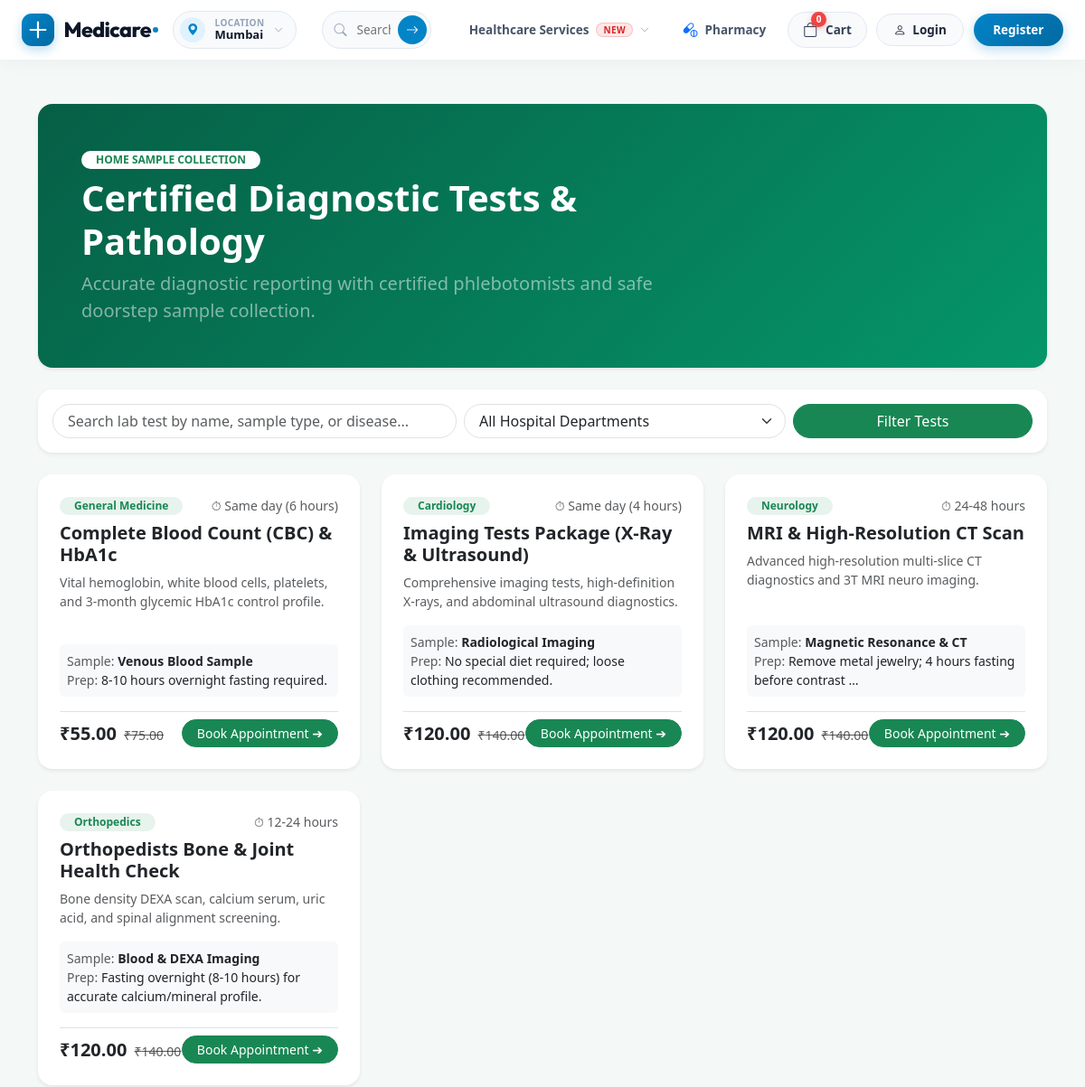
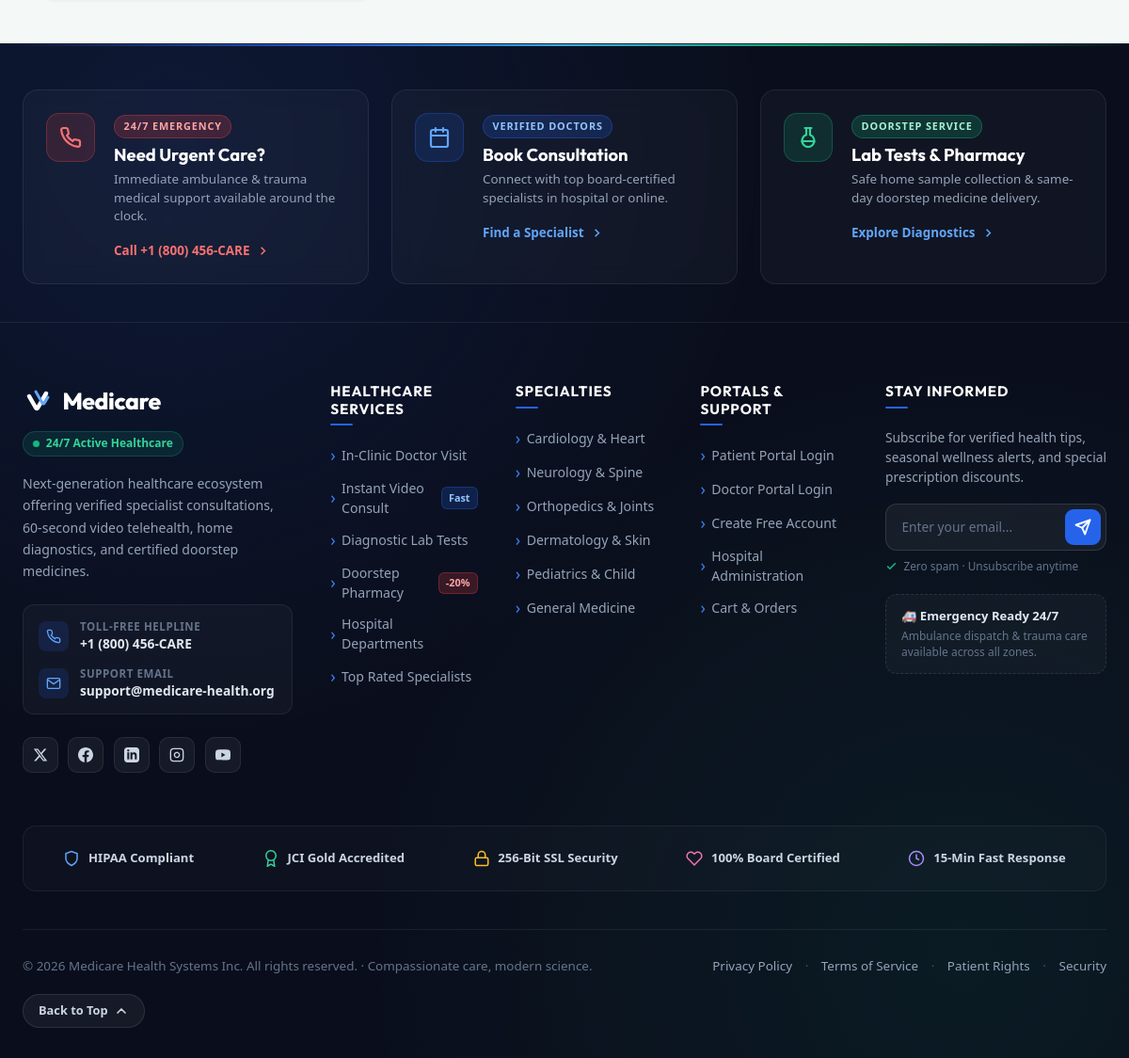
The app's page /departments/labs/ with its own data (2 pictures, top to bottom).
### departments/models.py (models this page shows, shortened)
class LabTest(models.Model):
    name = models.CharField(max_length=150, unique=True)
    department = models.ForeignKey(Department, on_delete=models.SET_NULL, null=True, blank=True, related_name='lab_tests')
    description = models.TextField(blank=True)
    price = models.DecimalField(max_digits=8, decimal_places=2)
    discount_price = models.DecimalField(max_digits=8, decimal_places=2, null=True, blank=True)
    preparation_instructions = models.TextField(blank=True, help_text="e.g. 10-12 hours fasting required")
    duration = models.CharField(max_length=100, default='24-48 hours', help_text="Report turnaround time")
    sample_type = models.CharField(max_length=100, default='Blood / Urine', help_text="e.g. Blood, Urine, Imaging")
    image = models.ImageField(upload_to='lab_tests/', null=True, blank=True)
    is_active = models.BooleanField(default=True)
    created_at = models.DateTimeField(auto_now_add=True)
    class Meta:
        ordering = ['name']
    def effective_price(self):
        if self.discount_price and self.discount_price > 0 and self.discount_price < self.price:
            return self.discount_price
        return self.price

class Department(models.Model):
    name = models.CharField(max_length=100, unique=True)
    description = models.TextField(blank=True)
    icon = models.CharField(max_length=50, blank=True, help_text="Emoji or short icon label, e.g. 'heart'")
    is_active = models.BooleanField(default=True)
    class Meta:
        ordering = ['name']

### departments/views.py (the view)
# urls.py: path('labs/', views.lab_test_list, name='lab_test_list'),
def lab_test_list(request):
    tests = LabTest.objects.filter(is_active=True).select_related('department')
    query = request.GET.get('q', '').strip()
    dept_id = request.GET.get('department', '').strip()
    sample_filter = request.GET.get('sample', '').strip()
    if query:
        tests = tests.filter(
            Q(name__icontains=query) |
            Q(description__icontains=query) |
            Q(sample_type__icontains=query)
        )
    if dept_id:
        tests = tests.filter(department_id=dept_id)
    if sample_filter:
        tests = tests.filter(sample_type__icontains=sample_filter)
    paginator = Paginator(tests, 9)
    page_obj = paginator.get_page(request.GET.get('page'))
    departments = Department.objects.filter(is_active=True)
    return render(request, 'departments/lab_test_list.html', {
        'page_obj': page_obj,
        'departments': departments,
        'query': query,
        'selected_department': dept_id,
        'selected_sample': sample_filter,
        'total_tests': paginator.count,
    })

### templates/departments/lab_test_list.html (shortened to what this page needs)
{% extends 'base.html' %}
{% load static %}
{% block content %}
<div class="container py-5">
  <div class="p-4 p-md-5 mb-4 rounded-4 text-white shadow-sm" style="background: linear-gradient(135deg, #065f46 0%, #059669 100%);">
    <div class="row align-items-center">
      <div class="col-lg-8">
        <span class="badge bg-white text-success rounded-pill px-3 py-1 fw-bold mb-2">HOME SAMPLE COLLECTION</span>
        <h1 class="display-6 fw-bold">Certified Diagnostic Tests & Pathology</h1>
        <p class="lead mb-0 text-white-50">Accurate diagnostic reporting with certified phlebotomists and safe doorstep sample collection.</p>
      </div>
    </div>
  </div>
  <div class="card border-0 shadow-sm rounded-4 p-3 mb-4 bg-white">
    <form method="get" class="row g-2 align-items-center">
      <div class="col-md-5">
        <input type="text" name="q" value="{{ query }}" class="form-control rounded-pill px-3" placeholder="Search lab test by name, sample type, or disease...">
      </div>
      <div class="col-md-4">
        <select name="department" class="form-select rounded-pill px-3">
          <option value="">All Hospital Departments</option>
        </select>
      </div>
      <div class="col-md-3 d-flex gap-2">
        <button type="submit" class="btn btn-success rounded-pill px-4 flex-grow-1">Filter Tests</button>
      </div>
    </form>
  </div>
  <div class="row g-4">
    {% for test in page_obj %}
      <div class="col-md-6 col-lg-4">
        <div class="card h-100 border-0 shadow-sm rounded-4 p-4 bg-white d-flex flex-column">
          <div class="d-flex align-items-center justify-content-between mb-2">
            <span class="badge bg-success bg-opacity-10 text-success rounded-pill px-3 py-1 fw-semibold">
              {{ test.department.name|default:"Diagnostic Center" }}
            </span>
            <span class="small text-muted">⏱ {{ test.duration }}</span>
          </div>
          <h5 class="fw-bold text-dark mb-2">
            <a href="{% url 'departments:lab_test_detail' test.pk %}" class="text-dark text-decoration-none">{{ test.name }}</a>
          </h5>
          <p class="small text-muted flex-grow-1 mb-3">{{ test.description|truncatewords:18 }}</p>
          <div class="p-2 rounded bg-light small mb-3">
            <div class="text-muted">Sample: <strong class="text-dark">{{ test.sample_type }}</strong></div>
            {% if test.preparation_instructions %}
              <div class="text-muted">Prep: <span class="text-dark">{{ test.preparation_instructions|truncatewords:8 }}</span></div>
            {% endif %}
          </div>
          <div class="d-flex align-items-center justify-content-between pt-2 border-top">
            <div>
              <span class="fs-5 fw-bold text-dark">₹{{ test.effective_price }}</span>
              {% if test.discount_price and test.discount_price < test.price %}
                <span class="small text-muted text-decoration-line-through ms-1">₹{{ test.price }}</span>
              {% endif %}
            </div>
            <a href="{% url 'departments:book_lab_test' test.pk %}" class="btn btn-sm btn-success rounded-pill px-3">
              Book Appointment ➔
            </a>
          </div>
        </div>
      </div>
    {% endfor %}
  </div>
</div>
{% endblock %}

### static/css/medicare.css (style rules this page uses)
:root { --mc-font-display: 'Outfit', -apple-system, BlinkMacSystemFont, sans-serif; --mc-font-sans: 'Plus Jakarta Sans', -apple-system, BlinkMacSystemFont, sans-serif; --mc-navy: #11162b; --mc-navy-dark: #0c1020; --mc-navy-card: #161c33; --mc-navy-light: #232b4b; --mc-text-dark: #121829; --mc-text-muted: #64748b; --mc-pastel-yellow: #fcf198; --mc-pastel-mint: #c5f3d8; --mc-pastel-pink: #f4d0e2; --mc-pastel-blue: #b8d6fc; --mc-lab-peach: #feeae0; --mc-lab-mint: #e1f9ee; --mc-lab-yellow: #fff6d8; --mc-peach-btn: #f1c3be; --mc-lime: #ebff38; --mc-blue-accent: #2563eb; --mc-orange: #ff7a59; }
html { overflow-x: hidden; }
body { font-family: var(--mc-font-sans); color: var(--mc-text-dark); background-color: #ffffff; overflow-x: hidden; margin: 0; padding: 0; }

### static/css/style.css (style rules this page uses)
:root { --primary: #0f766e; --primary-dark: #0b5a54; --accent: #2563eb; --bg-soft: #f4f8f7; --text-dark: #16302d; }
body { background-color: var(--bg-soft); font-family: 'Segoe UI', Roboto, -apple-system, sans-serif; color: var(--text-dark); }

### records on screen
LabTest: department.name "General Medicine", duration "Same day (6 hours)", name "Complete Blood Count (CBC) & HbA1c", description "Vital hemoglobin, white blood cells, platelets, and 3-month glycemic HbA1c control profile.", sample_type "Venous Blood Sample", preparation_instructions "8-10 hours overnight fasting required.", effective_price "55.00", price "75.00"
LabTest: department.name "Cardiology", duration "Same day (4 hours)", name "Imaging Tests Package (X-Ray & Ultrasound)", description "Comprehensive imaging tests, high-definition X-rays, and abdominal ultrasound diagnostics.", sample_type "Radiological Imaging", preparation_instructions "No special diet required; loose clothing recommended.", effective_price "120.00", price "140.00"
LabTest: department.name "Neurology", duration "24-48 hours", name "MRI & High-Resolution CT Scan", description "Advanced high-resolution multi-slice CT diagnostics and 3T MRI neuro imaging.", sample_type "Magnetic Resonance & CT", preparation_instructions "Remove metal jewelry; 4 hours fasting before contrast …", effective_price "120.00", price "140.00"
LabTest: department.name "Orthopedics", duration "12-24 hours", name "Orthopedists Bone & Joint Health Check", description "Bone density DEXA scan, calcium serum, uric acid, and spinal alignment screening.", sample_type "Blood & DEXA Imaging", preparation_instructions "Fasting overnight (8-10 hours) for accurate calcium/mineral profile.", effective_price "120.00", price "140.00"
